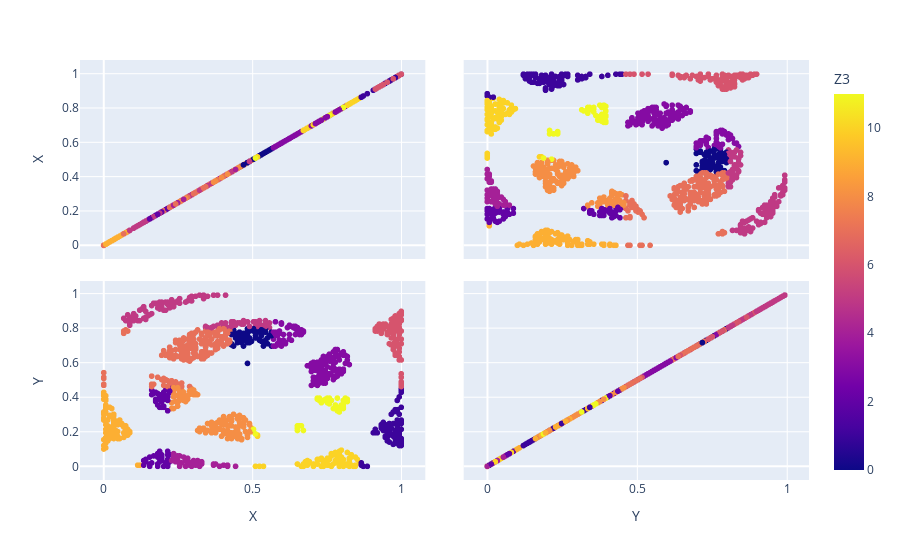

The cell this chart's notebook holds for it:
### Code cell
df_pred_distance=pd.DataFrame(pd.concat([pd.DataFrame(X_test,columns=['X','Y']),pd.DataFrame(Y_pred_1,columns=[select_name_Z])],axis=1))
fig = px.scatter_matrix(df_pred_distance,
    dimensions=['X','Y'],
    color=select_name_Z)
fig.show()

### Figure 1 — Plotly figure (JSON) as saved in the notebook; plotly's stock layout.template omitted (floating-point values rounded to 4 significant figures; data arrays with more than 128 entries replaced by an {"elided": "..."} marker saying what was removed)
{"data": [{"dimensions": [{"axis": {"matches": true}, "label": "X", "values": {"elided": "1071 float values"}}, {"axis": {"matches": true}, "label": "Y", "values": {"elided": "1071 float values"}}], "hovertemplate": "%{xaxis.title.text}=%{x}<br>%{yaxis.title.text}=%{y}<br>Z3=%{marker.color}<extra></extra>", "legendgroup": "", "marker": {"color": {"elided": "1071 int values"}, "coloraxis": "coloraxis", "symbol": "circle"}, "name": "", "showlegend": false, "type": "splom"}], "layout": {"coloraxis": {"colorbar": {"title": {"text": "Z3"}}, "colorscale": [[0, "#0d0887"], [0.1111, "#46039f"], [0.2222, "#7201a8"], [0.3333, "#9c179e"], [0.4444, "#bd3786"], [0.5556, "#d8576b"], [0.6667, "#ed7953"], [0.7778, "#fb9f3a"], [0.8889, "#fdca26"], [1, "#f0f921"]]}, "dragmode": "select", "legend": {"tracegroupgap": 0}, "margin": {"t": 60}}}
